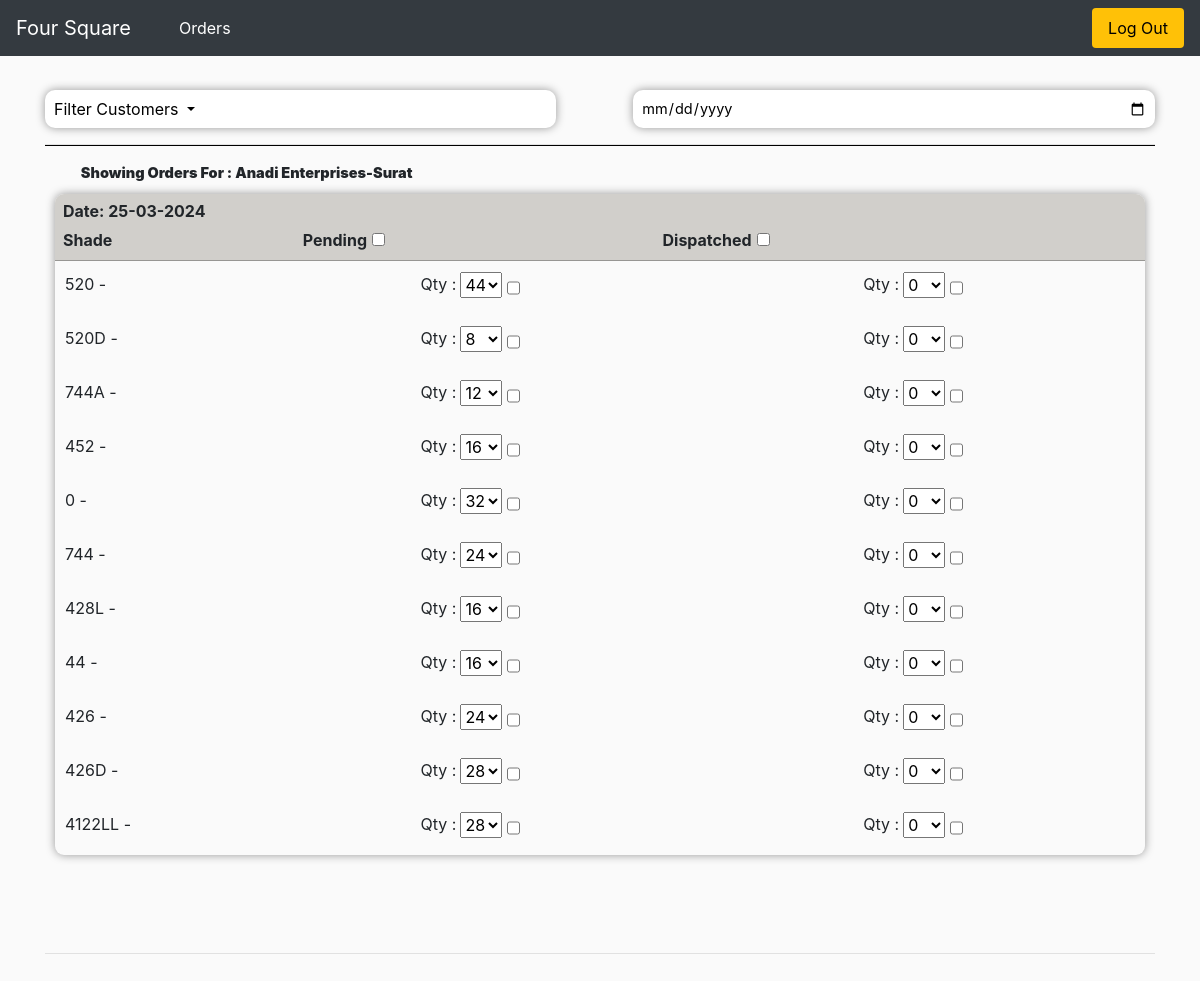
The page /orders/ (signed in) on the database as committed earlier.
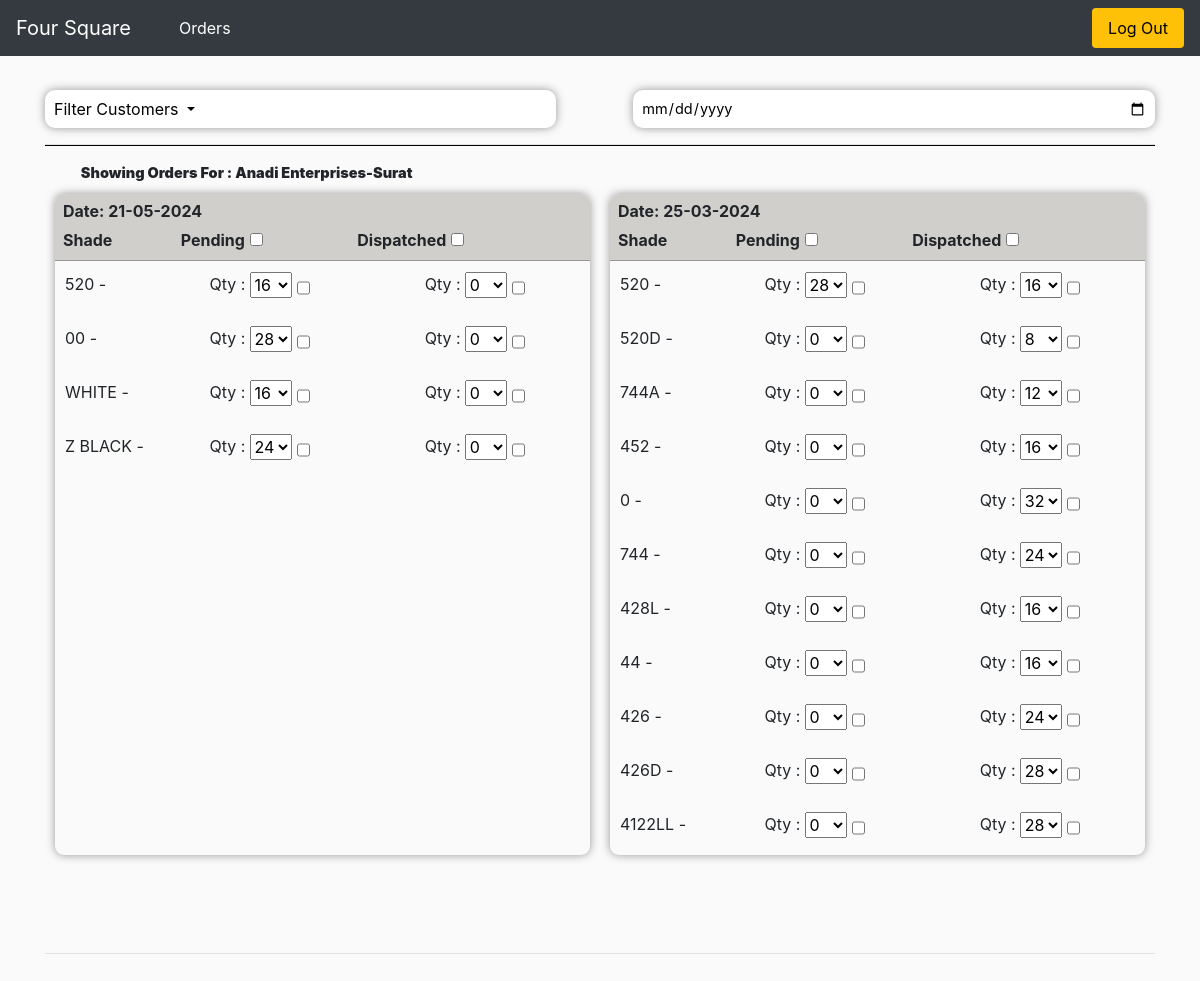
The same page on the database as committed later.
### store/models.py (models this page shows, shortened)
class Customer(models.Model):
    user = models.OneToOneField(User, on_delete=models.CASCADE, null=True, blank=True)
    name = models.CharField(max_length=50, null=True)
    password = models.CharField(max_length=50, null=True)
    number = models.CharField(max_length=50, null=True)
    email = models.CharField(max_length=50, null=True)
    user_type = models.CharField(max_length=50, choices=(
        ('admin', 'Admin'),
        ('manager', 'Manager'),
        ('customer', 'Dealer')
    ),null=True)
    redpoly = models.CharField(max_length=50, choices=(
        ('yes', 'Yes'),
        ('no', 'No')
    ),default='no')
    def __str__(self):
        return self.name

class OrderedProduct(models.Model):
    customer = models.ForeignKey(Customer, on_delete=models.CASCADE)
    product = models.ForeignKey(Product, on_delete=models.CASCADE)
    pending_quantity = models.IntegerField(default=0)
    dispatched_quantity = models.IntegerField(default=0)
    date_ordered = models.DateTimeField(auto_now_add=True)
    urgent = models.BooleanField(default=False)
    status = models.CharField(max_length=50, choices=(
        ('placed', 'Placed'),
        ('cancel-requested', 'Cancellation Requested'),
        ('cancel-approved', 'Cancellation Approved'),
        ('cancel-denied', 'Cancellation Denied'),
    ),default='placed')

class Product(models.Model):
    name = models.CharField(max_length=50, null=True, db_index = True)
    category = models.ForeignKey(Category, related_name='product', on_delete=models.CASCADE)
    description = models.TextField(blank=True)
    inventory = models.IntegerField(default=0)
    created = models.DateTimeField(auto_now_add=True)

### store/views.py (the view)
# urls.py: path('orders/',views.orders, name="orders"),
def orders(request):
    products = Product.objects.all()
    if request.user.is_authenticated:
        customer = request.user.customer
        if customer.user_type in ('admin', 'manager'):
            customers = Customer.objects.filter(user_type='customer')
            ordered_products = OrderedProduct.objects.all().order_by('-date_ordered')
            customer_orders = {}
            for customer in customers:
                customer_orders[customer.id] = defaultdict(list)
                for item in ordered_products:
                    if item.customer == customer:
                        ordered_date = item.date_ordered.strftime('%d-%m-%Y')
                        customer_orders[customer.id][ordered_date].append(item)
                customer_orders[customer.id] = dict(sorted(customer_orders[customer.id].items(), key=lambda x: datetime.strptime(x[0], '%d-%m-%Y'), reverse=True))
            context = {'customers': customers, 'products': products, 'ordered_products':ordered_products, 'customer_orders': customer_orders }
            return render(request, 'manager/orders.html', context)
        else:
            return render(request, 'base/invalid.html')
    else:
        return render(request, 'base/invalid.html')

### store/templatetags/custom_tags.py (called while the page is built)
@register.filter
def get_by_id(customers, customer_id):
    try:
        return customers.get(id=customer_id)
    except Customer.DoesNotExist:
        return None

### store/templates/manager/orders.html (shortened to what this page needs)
{% extends 'base/main.html' %}
{% load static %}
{% load custom_tags %}
{% block content %}
<link rel="stylesheet" href="/static/css/manager/manager.css">
<br>
<div class="row">
  <div class="col-lg-12">
    <div style="display:grid;grid-template-columns: 46% 7% 47%;">
        <div class="filter-bar" style="display:grid;grid-template-columns: 28% 24% 25% 23%;font-size: 14px;box-shadow: 0 0 10px rgba(0, 0, 0, 0.4); border-radius:10px;background: white;">
          <div class="filter-dropdown" style="padding:2px;">
              <button class="dropdown-toggle" id="custoner-filter-dropdown-toggle" onclick="toggleDropdown('customer-filter-dropdown-menu')"  aria-haspopup="true" aria-expanded="false">
                  Filter Customers
              </button>
          </div>
        </div>
        <div></div>
        <input class="date-filter" type="date" id="date-filter" name="date" value=""
        style="padding-left: 8px; padding-right: 8px;font-size: 14.5px;box-shadow: 0 0 10px rgba(0, 0, 0, 0.4); border-radius:10px;background: white;border:none;">
        </div>
    <hr style='border-bottom: 1px solid black;'>
  <div class="box">
    {% for customer_id, orders in customer_orders.items %}
      <div class="cart-row order-header-row" style="font-size:14.5px; border-bottom:none; padding-bottom:0px; margin-bottom:0px;" id="order-header-for-{{customer.id}}">
        <div style="flex:0.2"></div>
        <div style="flex:6" id="customer-header-{{customer_id}}"><strong>Showing Orders For : {{ customers|get_by_id:customer_id }}</strong></div>
      </div>
      <div class="order-sections" style="flex-wrap:wrap;">
        {% for date, items in orders.items %}
          <div class="order-section" id="customer-section-{{customer_id}}-{{date}}">
            <div class="section-header" style="display: grid; grid-template-columns: auto;background-color: #d1cfcb;border-top-left-radius: inherit;border-top-right-radius: inherit; ">
              <strong style="justify-self: start;padding-left: 8px;padding-top: 5px;">
                Date: {{ date }}
              </strong>
            </div>
            <div class="section-header" style="display: grid; grid-template-columns: 22% 33% 33%;font-weight:400;border-bottom: 1px solid #00000047;background-color: #d1cfcb; ">
              <strong style="justify-self: start;padding-left: 8px;padding-top: 5px;">
                Shade
              </strong>
              <strong style="justify-self: start;">
                <label style="display: flex; align-items: center;padding-left: 8px;padding-top: 5px;">
                  Pending
                  <input type="checkbox" class="dispatch-all-button" id="dispatch-all-{{customer_id}}-{{date}}" style="margin-left: 5px;">
                </label>
              </strong>
              <strong style="justify-self: start;">
                <label style="display: flex; align-items: center;padding-left: 8px;padding-top: 5px;">
                  Dispatched
                  <input type="checkbox" class="revert-all-button" id="revert-all-{{customer_id}}-{{date}}" style="margin-left: 5px;">
                </label>
              </strong>
            </div>
            <div id="combined-content-{{customer.id}}" class="section-content" style="border-radius:9px;">
              {% for item in items %}
                <div class="updating-section" id="ordered-item-{{ item.id }}">
                  <div class="inline-checkbox-{{ item.id }}" id="ordered-product-{{ item.id }}" style="display: grid; grid-template-columns: 18% 40% 42%;padding:5px;">
                    <div style="justify-self: start; padding: 6px 0;padding-left:5px;" data-date="{{item.date_ordered}}">{{ item.product.name }}&nbsp;-</div>
                    <div style="display: grid; padding: 4px 0;">
                      <div style="justify-self: center; padding: 2px 0px;">
                        <div style="display: grid; grid-template-columns: auto auto auto;">
                          <label for="available-{{ item.id }}" style="display: inline-block; width: 40px;">Qty : </label>
                          <select id="available-{{ item.id }}" name="available-{{ item.id }}" style="display: inline-block; width: 42px; height: 26px;">
                            <option value="{{ item.pending_quantity }}">{{ item.pending_quantity }}</option>
                          </select>
                          <input type="checkbox" class="individual-send-button" id="individual-send-{{ item.id }}" style="margin-left: 5px;">
                        </div>
                      </div>
                    </div>
                    <div style="display: grid; padding: 4px 0;">
                      <div style="justify-self: center; padding: 2px 0;">
                        <div style="display: grid; grid-template-columns: auto auto auto;">
                          <label for="dispatched-{{ item.id }}" style="display: inline-block; width: 40px;">Qty : </label>
                          <select id="dispatched-{{ item.id }}" name="dispatched-{{ item.id }}" style="display: inline-block; width: 42px; height: 26px;">
                            <option value="{{ item.dispatched_quantity }}">{{ item.dispatched_quantity }}</option>
                          </select>
                          <input type="checkbox" class="individual-revert-button" id="individual-revert-{{ item.id }}" style="margin-left: 5px;">
                        </div>
                      </div>
                    </div>
                  </div>
                </div>
              {% endfor %}
            </div>
          </div>
        {% endfor %}
      </div>
      <br>
      {% endfor %}
    </div>
  </div>
</div>
{% endblock content %}

### store/templates/base/main.html (shortened to what this page needs)
<!DOCTYPE html>
{% load static %}
<html>
<head>
    <link rel="stylesheet" href="https://stackpath.bootstrapcdn.com/bootstrap/4.4.1/css/bootstrap.min.css">
    <link rel="stylesheet" type="text/css" href="/static/css/main.css">
  </head>
<body>
  <nav class= "navbar">
    <a style="color: white; font-size: 1.25rem; text-decoration: none;">Four Square</a>
    <div style="flex: 1; display: flex; justify-content: flex-start; align-items: center;">
      <ul style="list-style: none; margin: 0; padding: 0; display: flex; gap: 1rem;">
        <li>
        <li>
          <a class="hidden" href="{% url 'orders' %}" id="all-orders" style="color: white; text-decoration: none;justify-self:start;">Orders</a>
        </li>
      </ul>
    </div>
    <div style="display: flex; align-items: center; gap: 0.5rem;">
      <a class="hidden" href="{% url 'logout' %}" id="logout" style="background-color: #ffc107; padding: 0.5rem 1rem; color: black; text-decoration: none; border-radius: 0.25rem;" class="hidden">Log Out</a>
    </div>
  </nav>
    <div class="container">
        {% block content%}
        {% endblock content%}
    </div>
    <footer class="container py-5 footer" id="footer">
      <hr>
      <div class="row pt-4">
      </div>
  </footer>
</body>
</html>

### static/css/main.css (style rules this page uses)
body { background-color: hsl(0, 0%, 98%); }
.navbar { background-color: #343a40; display: flex; justify-content: space-between; align-items: center; padding: 0.5rem 1rem; }
.col-lg-4, .col-lg-6, .col-lg-8, .col-lg-12 { margin-top: 10px; }
.cart-row { display: flex; align-items: flex-stretch; padding-bottom: 10px; margin-bottom: 10px; font-weight: 550; }

### static/css/manager/manager.css (style rules this page uses)
.order-sections { display: flex; }
.order-section { flex: 1; margin: 10px; border-radius: 9px; box-shadow: 0 0 10px rgba(0, 0, 0, 0.4); width:auto; }
.filter-dropdown .dropdown-toggle { font-size:16px; background-color: white; border: none; border-radius: 5px; padding: 5px 0px; padding-left:7px; cursor: pointer; }

### static/css/manager/main.css (style rules this page uses)
body { background-color: hsl(0, 0%, 98%); }
.navbar { background-color: #343a40; display: flex; justify-content: space-between; align-items: center; padding: 0.5rem 1rem; }
.col-lg-4, .col-lg-6, .col-lg-8, .col-lg-12 { margin-top: 10px; }
.cart-row { display: flex; align-items: flex-stretch; padding-bottom: 10px; margin-bottom: 10px; }

Rows that differ between the two databases and show on the page:
added OrderedProduct: date_ordered "21-05-2024", product.name "520", pending_quantity+id "16", dispatched_quantity+id "0"
added OrderedProduct: product.name "00", pending_quantity+id "28", dispatched_quantity+id "0", shown under "21-05-2024"
added OrderedProduct: product.name "WHITE", pending_quantity+id "16", dispatched_quantity+id "0", shown under "21-05-2024"
added OrderedProduct: product.name "Z BLACK", pending_quantity+id "24", dispatched_quantity+id "0", shown under "21-05-2024"
changed OrderedProduct (number 5 of 15 on the later page): pending_quantity+id "44" → "28"; dispatched_quantity+id "0" → "16"
changed OrderedProduct (number 6 of 15 on the later page): pending_quantity+id "8" → "0"; dispatched_quantity+id "0" → "8"
changed OrderedProduct (number 7 of 15 on the later page): pending_quantity+id "12" → "0"; dispatched_quantity+id "0" → "12"
changed OrderedProduct (number 8 of 15 on the later page): pending_quantity+id "16" → "0"; dispatched_quantity+id "0" → "16"
changed OrderedProduct (number 9 of 15 on the later page): pending_quantity+id "32" → "0"; dispatched_quantity+id "0" → "32"
changed OrderedProduct (number 10 of 15 on the later page): pending_quantity+id "24" → "0"; dispatched_quantity+id "0" → "24"
changed OrderedProduct (number 11 of 15 on the later page): pending_quantity+id "16" → "0"; dispatched_quantity+id "0" → "16"
changed OrderedProduct (number 12 of 15 on the later page): pending_quantity+id "16" → "0"; dispatched_quantity+id "0" → "16"
changed OrderedProduct (number 13 of 15 on the later page): pending_quantity+id "24" → "0"; dispatched_quantity+id "0" → "24"
changed OrderedProduct (number 14 of 15 on the later page): pending_quantity+id "28" → "0"; dispatched_quantity+id "0" → "28"
changed OrderedProduct "4122LL": pending_quantity+id "28" → "0"; dispatched_quantity+id "0" → "28"
